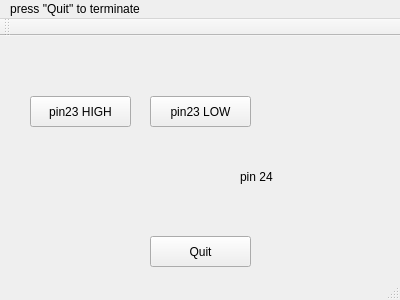
<?xml version="1.0" encoding="UTF-8"?>
<ui version="4.0">
 <class>MainWindow</class>
 <widget class="QMainWindow" name="MainWindow">
  <property name="geometry">
   <rect>
    <x>0</x>
    <y>0</y>
    <width>400</width>
    <height>300</height>
   </rect>
  </property>
  <property name="windowTitle">
   <string>MainWindow</string>
  </property>
  <widget class="QWidget" name="centralWidget">
   <widget class="QPushButton" name="quitButton">
    <property name="geometry">
     <rect>
      <x>150</x>
      <y>200</y>
      <width>101</width>
      <height>31</height>
     </rect>
    </property>
    <property name="text">
     <string>Quit</string>
    </property>
   </widget>
   <widget class="QPushButton" name="highButton">
    <property name="geometry">
     <rect>
      <x>30</x>
      <y>60</y>
      <width>101</width>
      <height>31</height>
     </rect>
    </property>
    <property name="text">
     <string>pin23 HIGH</string>
    </property>
   </widget>
   <widget class="QPushButton" name="lowButton">
    <property name="geometry">
     <rect>
      <x>150</x>
      <y>60</y>
      <width>101</width>
      <height>31</height>
     </rect>
    </property>
    <property name="text">
     <string>pin23 LOW</string>
    </property>
   </widget>
   <widget class="QLabel" name="label">
    <property name="geometry">
     <rect>
      <x>240</x>
      <y>130</y>
      <width>67</width>
      <height>21</height>
     </rect>
    </property>
    <property name="text">
     <string>pin 24</string>
    </property>
   </widget>
   <widget class="QLabel" name="pin24Label">
    <property name="geometry">
     <rect>
      <x>300</x>
      <y>120</y>
      <width>67</width>
      <height>31</height>
     </rect>
    </property>
    <property name="text">
     <string/>
    </property>
   </widget>
   <widget class="QLabel" name="pin23Label">
    <property name="geometry">
     <rect>
      <x>300</x>
      <y>60</y>
      <width>71</width>
      <height>31</height>
     </rect>
    </property>
    <property name="text">
     <string/>
    </property>
   </widget>
  </widget>
  <widget class="QMenuBar" name="menuBar">
   <property name="geometry">
    <rect>
     <x>0</x>
     <y>0</y>
     <width>400</width>
     <height>28</height>
    </rect>
   </property>
   <widget class="QMenu" name="menuPress_Quit_to_terminate">
    <property name="title">
     <string>press &quot;Quit&quot; to terminate</string>
    </property>
   </widget>
   <addaction name="menuPress_Quit_to_terminate"/>
  </widget>
  <widget class="QToolBar" name="mainToolBar">
   <attribute name="toolBarArea">
    <enum>TopToolBarArea</enum>
   </attribute>
   <attribute name="toolBarBreak">
    <bool>false</bool>
   </attribute>
  </widget>
  <widget class="QStatusBar" name="statusBar"/>
 </widget>
 <layoutdefault spacing="6" margin="11"/>
 <resources/>
 <connections>
  <connection>
   <sender>quitButton</sender>
   <signal>clicked()</signal>
   <receiver>MainWindow</receiver>
   <slot>close()</slot>
   <hints>
    <hint type="sourcelabel">
     <x>234</x>
     <y>240</y>
    </hint>
    <hint type="destinationlabel">
     <x>260</x>
     <y>229</y>
    </hint>
   </hints>
  </connection>
 </connections>
</ui>
